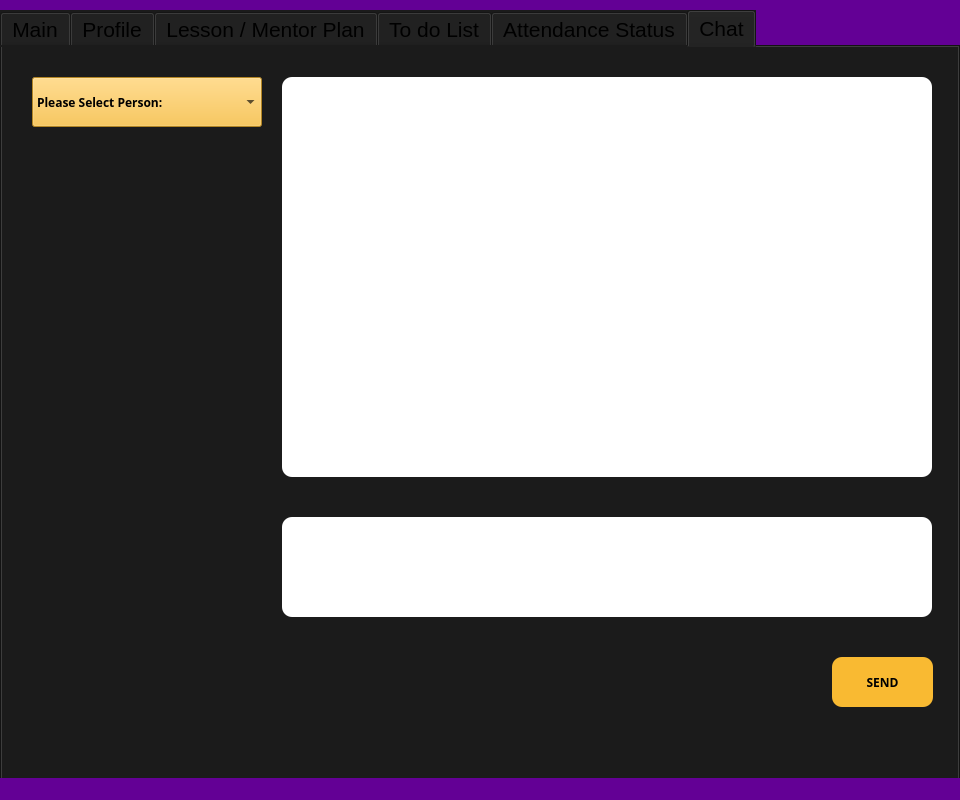
<?xml version="1.0" encoding="UTF-8"?>
<ui version="4.0">
 <class>MainWindow</class>
 <widget class="QMainWindow" name="MainWindow">
  <property name="geometry">
   <rect>
    <x>0</x>
    <y>0</y>
    <width>960</width>
    <height>800</height>
   </rect>
  </property>
  <property name="minimumSize">
   <size>
    <width>960</width>
    <height>800</height>
   </size>
  </property>
  <property name="maximumSize">
   <size>
    <width>960</width>
    <height>800</height>
   </size>
  </property>
  <property name="windowTitle">
   <string>MainWindow</string>
  </property>
  <property name="styleSheet">
   <string notr="true">background-color: rgb(99, 0, 149);
</string>
  </property>
  <property name="toolButtonStyle">
   <enum>Qt::ToolButtonIconOnly</enum>
  </property>
  <widget class="QWidget" name="centralwidget">
   <widget class="QTabWidget" name="tabWidget">
    <property name="geometry">
     <rect>
      <x>0</x>
      <y>10</y>
      <width>960</width>
      <height>950</height>
     </rect>
    </property>
    <property name="minimumSize">
     <size>
      <width>960</width>
      <height>950</height>
     </size>
    </property>
    <property name="maximumSize">
     <size>
      <width>960</width>
      <height>950</height>
     </size>
    </property>
    <property name="font">
     <font>
      <pointsize>16</pointsize>
     </font>
    </property>
    <property name="styleSheet">
     <string notr="true">background-color: rgb(27, 27, 27);
selection-color: rgb(246, 184, 49);</string>
    </property>
    <property name="currentIndex">
     <number>5</number>
    </property>
    <widget class="QWidget" name="student_main">
     <attribute name="title">
      <string>Main</string>
     </attribute>
     <widget class="QLabel" name="student_main_name">
      <property name="geometry">
       <rect>
        <x>30</x>
        <y>30</y>
        <width>401</width>
        <height>50</height>
       </rect>
      </property>
      <property name="minimumSize">
       <size>
        <width>250</width>
        <height>50</height>
       </size>
      </property>
      <property name="font">
       <font>
        <family>Arial Black</family>
        <pointsize>16</pointsize>
        <weight>75</weight>
        <bold>true</bold>
       </font>
      </property>
      <property name="styleSheet">
       <string notr="true">background-color: rgb(27, 27, 27);
color: rgb(255, 255, 255);
</string>
      </property>
      <property name="text">
       <string>HOŞGELDİN AHMET</string>
      </property>
     </widget>
     <widget class="QLabel" name="student_main_date">
      <property name="geometry">
       <rect>
        <x>650</x>
        <y>30</y>
        <width>250</width>
        <height>50</height>
       </rect>
      </property>
      <property name="minimumSize">
       <size>
        <width>250</width>
        <height>50</height>
       </size>
      </property>
      <property name="font">
       <font>
        <family>Arial Black</family>
        <pointsize>16</pointsize>
        <weight>75</weight>
        <bold>true</bold>
       </font>
      </property>
      <property name="styleSheet">
       <string notr="true">background-color: rgb(27, 27, 27);
color: rgb(255, 255, 255);
</string>
      </property>
      <property name="text">
       <string>26/12/2023</string>
      </property>
     </widget>
     <widget class="QLabel" name="label_main_announcements">
      <property name="geometry">
       <rect>
        <x>10</x>
        <y>250</y>
        <width>200</width>
        <height>40</height>
       </rect>
      </property>
      <property name="minimumSize">
       <size>
        <width>200</width>
        <height>40</height>
       </size>
      </property>
      <property name="font">
       <font>
        <family>Comic Sans MS</family>
        <pointsize>14</pointsize>
       </font>
      </property>
      <property name="styleSheet">
       <string notr="true">background-color: rgb(246, 184, 49);
border-radius: 10px;</string>
      </property>
      <property name="text">
       <string>Announcements</string>
      </property>
     </widget>
     <widget class="QTextBrowser" name="announcements_textBrowser">
      <property name="geometry">
       <rect>
        <x>220</x>
        <y>240</y>
        <width>721</width>
        <height>71</height>
       </rect>
      </property>
      <property name="styleSheet">
       <string notr="true">background-color: rgb(27, 27, 27);
color: rgb(255, 255, 255);
border-radius: 10px;</string>
      </property>
      <property name="frameShape">
       <enum>QFrame::NoFrame</enum>
      </property>
     </widget>
    </widget>
    <widget class="QWidget" name="student_profile">
     <property name="font">
      <font>
       <pointsize>17</pointsize>
      </font>
     </property>
     <attribute name="title">
      <string>Profile</string>
     </attribute>
     <widget class="QLabel" name="label_profile_name">
      <property name="geometry">
       <rect>
        <x>40</x>
        <y>39</y>
        <width>250</width>
        <height>50</height>
       </rect>
      </property>
      <property name="minimumSize">
       <size>
        <width>250</width>
        <height>50</height>
       </size>
      </property>
      <property name="maximumSize">
       <size>
        <width>250</width>
        <height>50</height>
       </size>
      </property>
      <property name="font">
       <font>
        <family>Comic Sans MS</family>
        <pointsize>16</pointsize>
        <weight>75</weight>
        <bold>true</bold>
       </font>
      </property>
      <property name="styleSheet">
       <string notr="true">background-color: rgb(255, 255, 255);
color: rgb(0, 0, 0);</string>
      </property>
      <property name="text">
       <string>Name :</string>
      </property>
     </widget>
     <widget class="QLabel" name="label_profile_surname">
      <property name="geometry">
       <rect>
        <x>40</x>
        <y>100</y>
        <width>250</width>
        <height>50</height>
       </rect>
      </property>
      <property name="minimumSize">
       <size>
        <width>250</width>
        <height>50</height>
       </size>
      </property>
      <property name="maximumSize">
       <size>
        <width>250</width>
        <height>50</height>
       </size>
      </property>
      <property name="font">
       <font>
        <family>Comic Sans MS</family>
        <pointsize>16</pointsize>
        <weight>75</weight>
        <bold>true</bold>
       </font>
      </property>
      <property name="styleSheet">
       <string notr="true">background-color: rgb(255, 255, 255);
color: rgb(0, 0, 0);</string>
      </property>
      <property name="text">
       <string>Surname :</string>
      </property>
     </widget>
     <widget class="QLabel" name="label_profile_birth">
      <property name="geometry">
       <rect>
        <x>40</x>
        <y>160</y>
        <width>250</width>
        <height>50</height>
       </rect>
      </property>
      <property name="minimumSize">
       <size>
        <width>250</width>
        <height>50</height>
       </size>
      </property>
      <property name="maximumSize">
       <size>
        <width>250</width>
        <height>50</height>
       </size>
      </property>
      <property name="font">
       <font>
        <family>Comic Sans MS</family>
        <pointsize>16</pointsize>
        <weight>75</weight>
        <bold>true</bold>
       </font>
      </property>
      <property name="styleSheet">
       <string notr="true">background-color: rgb(255, 255, 255);
color: rgb(0, 0, 0);</string>
      </property>
      <property name="text">
       <string>Date of Birth :</string>
      </property>
     </widget>
     <widget class="QLabel" name="label_profile_mail">
      <property name="geometry">
       <rect>
        <x>40</x>
        <y>220</y>
        <width>250</width>
        <height>50</height>
       </rect>
      </property>
      <property name="minimumSize">
       <size>
        <width>250</width>
        <height>50</height>
       </size>
      </property>
      <property name="maximumSize">
       <size>
        <width>250</width>
        <height>50</height>
       </size>
      </property>
      <property name="font">
       <font>
        <family>Comic Sans MS</family>
        <pointsize>16</pointsize>
        <weight>75</weight>
        <bold>true</bold>
       </font>
      </property>
      <property name="styleSheet">
       <string notr="true">background-color: rgb(255, 255, 255);
color: rgb(0, 0, 0);</string>
      </property>
      <property name="text">
       <string>E-Mail :</string>
      </property>
     </widget>
     <widget class="QLabel" name="label_profile_city">
      <property name="geometry">
       <rect>
        <x>40</x>
        <y>280</y>
        <width>250</width>
        <height>50</height>
       </rect>
      </property>
      <property name="minimumSize">
       <size>
        <width>250</width>
        <height>50</height>
       </size>
      </property>
      <property name="maximumSize">
       <size>
        <width>250</width>
        <height>50</height>
       </size>
      </property>
      <property name="font">
       <font>
        <pointsize>16</pointsize>
        <weight>75</weight>
        <bold>true</bold>
       </font>
      </property>
      <property name="styleSheet">
       <string notr="true">color: rgb(0, 0, 0);
background-color: rgb(255, 255, 255);</string>
      </property>
      <property name="text">
       <string>City :</string>
      </property>
     </widget>
     <widget class="QLabel" name="label_profile_tel">
      <property name="geometry">
       <rect>
        <x>40</x>
        <y>340</y>
        <width>250</width>
        <height>50</height>
       </rect>
      </property>
      <property name="minimumSize">
       <size>
        <width>250</width>
        <height>50</height>
       </size>
      </property>
      <property name="maximumSize">
       <size>
        <width>250</width>
        <height>50</height>
       </size>
      </property>
      <property name="font">
       <font>
        <family>Comic Sans MS</family>
        <pointsize>16</pointsize>
        <weight>75</weight>
        <bold>true</bold>
       </font>
      </property>
      <property name="styleSheet">
       <string notr="true">background-color: rgb(255, 255, 255);
color: rgb(0, 0, 0);</string>
      </property>
      <property name="text">
       <string>Tel :</string>
      </property>
     </widget>
     <widget class="QTextEdit" name="student_profil_name_edit">
      <property name="geometry">
       <rect>
        <x>400</x>
        <y>40</y>
        <width>450</width>
        <height>50</height>
       </rect>
      </property>
      <property name="minimumSize">
       <size>
        <width>450</width>
        <height>50</height>
       </size>
      </property>
      <property name="maximumSize">
       <size>
        <width>450</width>
        <height>50</height>
       </size>
      </property>
      <property name="font">
       <font>
        <family>Comic Sans MS</family>
        <pointsize>16</pointsize>
        <weight>75</weight>
        <bold>true</bold>
       </font>
      </property>
      <property name="styleSheet">
       <string notr="true">
background-color: rgb(255, 255, 255);
color: rgb(0, 0, 0);</string>
      </property>
      <property name="readOnly">
       <bool>true</bool>
      </property>
      <property name="overwriteMode">
       <bool>false</bool>
      </property>
     </widget>
     <widget class="QTextEdit" name="student_profil_surname_edit">
      <property name="geometry">
       <rect>
        <x>400</x>
        <y>100</y>
        <width>450</width>
        <height>50</height>
       </rect>
      </property>
      <property name="minimumSize">
       <size>
        <width>450</width>
        <height>50</height>
       </size>
      </property>
      <property name="maximumSize">
       <size>
        <width>450</width>
        <height>50</height>
       </size>
      </property>
      <property name="font">
       <font>
        <family>Comic Sans MS</family>
        <pointsize>16</pointsize>
        <weight>75</weight>
        <bold>true</bold>
       </font>
      </property>
      <property name="styleSheet">
       <string notr="true">background-color: rgb(255, 255, 255);
color: rgb(0, 0, 0);</string>
      </property>
      <property name="readOnly">
       <bool>true</bool>
      </property>
      <property name="overwriteMode">
       <bool>false</bool>
      </property>
     </widget>
     <widget class="QTextEdit" name="student_profil_birth_edit">
      <property name="geometry">
       <rect>
        <x>400</x>
        <y>160</y>
        <width>450</width>
        <height>50</height>
       </rect>
      </property>
      <property name="minimumSize">
       <size>
        <width>450</width>
        <height>50</height>
       </size>
      </property>
      <property name="maximumSize">
       <size>
        <width>450</width>
        <height>50</height>
       </size>
      </property>
      <property name="font">
       <font>
        <family>Comic Sans MS</family>
        <pointsize>16</pointsize>
        <weight>75</weight>
        <bold>true</bold>
       </font>
      </property>
      <property name="styleSheet">
       <string notr="true">background-color: rgb(255, 255, 255);
color: rgb(0, 0, 0);</string>
      </property>
      <property name="readOnly">
       <bool>true</bool>
      </property>
      <property name="overwriteMode">
       <bool>false</bool>
      </property>
     </widget>
     <widget class="QTextEdit" name="student_profil_mail_edit">
      <property name="geometry">
       <rect>
        <x>400</x>
        <y>220</y>
        <width>450</width>
        <height>50</height>
       </rect>
      </property>
      <property name="minimumSize">
       <size>
        <width>450</width>
        <height>50</height>
       </size>
      </property>
      <property name="maximumSize">
       <size>
        <width>450</width>
        <height>50</height>
       </size>
      </property>
      <property name="font">
       <font>
        <family>Comic Sans MS</family>
        <pointsize>16</pointsize>
        <weight>75</weight>
        <bold>true</bold>
       </font>
      </property>
      <property name="styleSheet">
       <string notr="true">background-color: rgb(255, 255, 255);
color: rgb(0, 0, 0);</string>
      </property>
      <property name="readOnly">
       <bool>true</bool>
      </property>
      <property name="overwriteMode">
       <bool>false</bool>
      </property>
     </widget>
     <widget class="QTextEdit" name="student_profil_city_edit">
      <property name="geometry">
       <rect>
        <x>400</x>
        <y>280</y>
        <width>450</width>
        <height>50</height>
       </rect>
      </property>
      <property name="minimumSize">
       <size>
        <width>450</width>
        <height>50</height>
       </size>
      </property>
      <property name="maximumSize">
       <size>
        <width>450</width>
        <height>50</height>
       </size>
      </property>
      <property name="font">
       <font>
        <family>Comic Sans MS</family>
        <pointsize>16</pointsize>
        <weight>75</weight>
        <bold>true</bold>
       </font>
      </property>
      <property name="styleSheet">
       <string notr="true">background-color: rgb(255, 255, 255);
color: rgb(0, 0, 0);</string>
      </property>
      <property name="readOnly">
       <bool>false</bool>
      </property>
      <property name="overwriteMode">
       <bool>false</bool>
      </property>
     </widget>
     <widget class="QTextEdit" name="student_profil_tel_edit">
      <property name="geometry">
       <rect>
        <x>400</x>
        <y>340</y>
        <width>450</width>
        <height>50</height>
       </rect>
      </property>
      <property name="minimumSize">
       <size>
        <width>450</width>
        <height>50</height>
       </size>
      </property>
      <property name="maximumSize">
       <size>
        <width>450</width>
        <height>50</height>
       </size>
      </property>
      <property name="font">
       <font>
        <family>Comic Sans MS</family>
        <pointsize>16</pointsize>
        <weight>75</weight>
        <bold>true</bold>
       </font>
      </property>
      <property name="styleSheet">
       <string notr="true">background-color: rgb(255, 255, 255);
color: rgb(0, 0, 0);</string>
      </property>
      <property name="readOnly">
       <bool>false</bool>
      </property>
      <property name="overwriteMode">
       <bool>false</bool>
      </property>
     </widget>
     <widget class="QPushButton" name="update_information_Button">
      <property name="geometry">
       <rect>
        <x>580</x>
        <y>420</y>
        <width>270</width>
        <height>50</height>
       </rect>
      </property>
      <property name="minimumSize">
       <size>
        <width>270</width>
        <height>50</height>
       </size>
      </property>
      <property name="maximumSize">
       <size>
        <width>270</width>
        <height>50</height>
       </size>
      </property>
      <property name="font">
       <font>
        <family>Comic Sans MS</family>
        <pointsize>16</pointsize>
        <weight>75</weight>
        <bold>true</bold>
       </font>
      </property>
      <property name="styleSheet">
       <string notr="true">background-color: rgb(246, 184, 49);
color: rgb(0, 0, 0);</string>
      </property>
      <property name="text">
       <string>Update Information</string>
      </property>
     </widget>
    </widget>
    <widget class="QWidget" name="student_plan">
     <attribute name="title">
      <string>Lesson / Mentor Plan</string>
     </attribute>
     <widget class="QLabel" name="label_plan_lesson">
      <property name="geometry">
       <rect>
        <x>20</x>
        <y>30</y>
        <width>300</width>
        <height>50</height>
       </rect>
      </property>
      <property name="minimumSize">
       <size>
        <width>300</width>
        <height>50</height>
       </size>
      </property>
      <property name="maximumSize">
       <size>
        <width>300</width>
        <height>50</height>
       </size>
      </property>
      <property name="font">
       <font>
        <family>Comic Sans MS</family>
        <pointsize>16</pointsize>
        <weight>75</weight>
        <bold>true</bold>
       </font>
      </property>
      <property name="styleSheet">
       <string notr="true">background-color: rgb(246, 184, 49);
color: rgb(0, 0, 0);</string>
      </property>
      <property name="text">
       <string>Lesson Plan</string>
      </property>
     </widget>
     <widget class="QLabel" name="label_plan_mentor">
      <property name="geometry">
       <rect>
        <x>480</x>
        <y>30</y>
        <width>300</width>
        <height>50</height>
       </rect>
      </property>
      <property name="minimumSize">
       <size>
        <width>300</width>
        <height>50</height>
       </size>
      </property>
      <property name="maximumSize">
       <size>
        <width>300</width>
        <height>50</height>
       </size>
      </property>
      <property name="font">
       <font>
        <family>Comic Sans MS</family>
        <pointsize>16</pointsize>
        <weight>75</weight>
        <bold>true</bold>
       </font>
      </property>
      <property name="styleSheet">
       <string notr="true">background-color: rgb(246, 184, 49);
color: rgb(0, 0, 0);</string>
      </property>
      <property name="text">
       <string>Mentor Meeting Plan</string>
      </property>
     </widget>
     <widget class="QTableWidget" name="student_plan_lesson_list">
      <property name="geometry">
       <rect>
        <x>20</x>
        <y>90</y>
        <width>450</width>
        <height>350</height>
       </rect>
      </property>
      <property name="minimumSize">
       <size>
        <width>450</width>
        <height>350</height>
       </size>
      </property>
      <property name="maximumSize">
       <size>
        <width>450</width>
        <height>500</height>
       </size>
      </property>
      <property name="font">
       <font>
        <family>Comic Sans MS</family>
        <pointsize>10</pointsize>
       </font>
      </property>
      <property name="styleSheet">
       <string notr="true">
background-color: rgb(255, 255, 255);
color: rgb(0, 0, 0);</string>
      </property>
     </widget>
     <widget class="QTableWidget" name="student_plan_mentor_list">
      <property name="geometry">
       <rect>
        <x>480</x>
        <y>90</y>
        <width>450</width>
        <height>350</height>
       </rect>
      </property>
      <property name="minimumSize">
       <size>
        <width>450</width>
        <height>350</height>
       </size>
      </property>
      <property name="maximumSize">
       <size>
        <width>450</width>
        <height>500</height>
       </size>
      </property>
      <property name="font">
       <font>
        <family>Comic Sans MS</family>
        <pointsize>10</pointsize>
       </font>
      </property>
      <property name="styleSheet">
       <string notr="true">
background-color: rgb(255, 255, 255);
color: rgb(0, 0, 0);</string>
      </property>
     </widget>
     <widget class="QPushButton" name="lesson_attendance">
      <property name="geometry">
       <rect>
        <x>90</x>
        <y>490</y>
        <width>270</width>
        <height>50</height>
       </rect>
      </property>
      <property name="minimumSize">
       <size>
        <width>270</width>
        <height>50</height>
       </size>
      </property>
      <property name="maximumSize">
       <size>
        <width>270</width>
        <height>50</height>
       </size>
      </property>
      <property name="font">
       <font>
        <family>Comic Sans MS</family>
        <pointsize>16</pointsize>
        <weight>75</weight>
        <bold>true</bold>
       </font>
      </property>
      <property name="styleSheet">
       <string notr="true">background-color: rgb(246, 184, 49);
color: rgb(0, 0, 0);</string>
      </property>
      <property name="text">
       <string>Lesson Attendance</string>
      </property>
     </widget>
     <widget class="QPushButton" name="mentor_attendance">
      <property name="geometry">
       <rect>
        <x>580</x>
        <y>490</y>
        <width>270</width>
        <height>50</height>
       </rect>
      </property>
      <property name="minimumSize">
       <size>
        <width>270</width>
        <height>50</height>
       </size>
      </property>
      <property name="maximumSize">
       <size>
        <width>270</width>
        <height>50</height>
       </size>
      </property>
      <property name="font">
       <font>
        <family>Comic Sans MS</family>
        <pointsize>16</pointsize>
        <weight>75</weight>
        <bold>true</bold>
       </font>
      </property>
      <property name="styleSheet">
       <string notr="true">background-color: rgb(246, 184, 49);
color: rgb(0, 0, 0);</string>
      </property>
      <property name="text">
       <string>Mentor Attendance</string>
      </property>
     </widget>
    </widget>
    <widget class="QWidget" name="student_to_do">
     <attribute name="title">
      <string>To do List</string>
     </attribute>
     <widget class="QTableWidget" name="tasks_tableWidget">
      <property name="geometry">
       <rect>
        <x>40</x>
        <y>60</y>
        <width>850</width>
        <height>500</height>
       </rect>
      </property>
      <property name="minimumSize">
       <size>
        <width>850</width>
        <height>500</height>
       </size>
      </property>
      <property name="maximumSize">
       <size>
        <width>700</width>
        <height>500</height>
       </size>
      </property>
      <property name="font">
       <font>
        <family>Comic Sans MS</family>
        <pointsize>12</pointsize>
       </font>
      </property>
      <property name="styleSheet">
       <string notr="true">background-color: rgb(246, 184, 49);
color: rgb(0, 0, 0);</string>
      </property>
     </widget>
    </widget>
    <widget class="QWidget" name="student_attendance">
     <attribute name="title">
      <string>Attendance Status</string>
     </attribute>
     <widget class="QLabel" name="label_lesson_status">
      <property name="geometry">
       <rect>
        <x>20</x>
        <y>30</y>
        <width>400</width>
        <height>50</height>
       </rect>
      </property>
      <property name="minimumSize">
       <size>
        <width>400</width>
        <height>50</height>
       </size>
      </property>
      <property name="maximumSize">
       <size>
        <width>400</width>
        <height>50</height>
       </size>
      </property>
      <property name="font">
       <font>
        <family>Comic Sans MS</family>
        <pointsize>16</pointsize>
        <weight>75</weight>
        <bold>true</bold>
       </font>
      </property>
      <property name="styleSheet">
       <string notr="true">background-color: rgb(246, 184, 49);
color: rgb(0, 0, 0);</string>
      </property>
      <property name="text">
       <string>Lesson Attendance Status</string>
      </property>
     </widget>
     <widget class="QTextEdit" name="student_attendance_lesson_list">
      <property name="geometry">
       <rect>
        <x>20</x>
        <y>90</y>
        <width>450</width>
        <height>500</height>
       </rect>
      </property>
      <property name="minimumSize">
       <size>
        <width>450</width>
        <height>500</height>
       </size>
      </property>
      <property name="maximumSize">
       <size>
        <width>450</width>
        <height>500</height>
       </size>
      </property>
      <property name="font">
       <font>
        <family>Comic Sans MS</family>
        <pointsize>10</pointsize>
       </font>
      </property>
      <property name="styleSheet">
       <string notr="true">background-color: rgb(255, 255, 255);
color: rgb(0, 0, 0);</string>
      </property>
     </widget>
     <widget class="QLabel" name="label_mentor_status">
      <property name="geometry">
       <rect>
        <x>480</x>
        <y>30</y>
        <width>470</width>
        <height>50</height>
       </rect>
      </property>
      <property name="minimumSize">
       <size>
        <width>470</width>
        <height>50</height>
       </size>
      </property>
      <property name="maximumSize">
       <size>
        <width>470</width>
        <height>16777215</height>
       </size>
      </property>
      <property name="font">
       <font>
        <family>Comic Sans MS</family>
        <pointsize>16</pointsize>
        <weight>75</weight>
        <bold>true</bold>
       </font>
      </property>
      <property name="styleSheet">
       <string notr="true">background-color: rgb(246, 184, 49);
color: rgb(0, 0, 0);</string>
      </property>
      <property name="text">
       <string>Mentor Meeting Attendance Status</string>
      </property>
     </widget>
     <widget class="QTextEdit" name="student_attendance_mentor_list">
      <property name="geometry">
       <rect>
        <x>480</x>
        <y>90</y>
        <width>450</width>
        <height>500</height>
       </rect>
      </property>
      <property name="minimumSize">
       <size>
        <width>450</width>
        <height>500</height>
       </size>
      </property>
      <property name="maximumSize">
       <size>
        <width>450</width>
        <height>500</height>
       </size>
      </property>
      <property name="font">
       <font>
        <family>Comic Sans MS</family>
        <pointsize>10</pointsize>
       </font>
      </property>
      <property name="styleSheet">
       <string notr="true">background-color: rgb(255, 255, 255);
color: rgb(0, 0, 0);</string>
      </property>
     </widget>
    </widget>
    <widget class="QWidget" name="student_dance">
     <attribute name="title">
      <string>Chat</string>
     </attribute>
     <widget class="QComboBox" name="chat_list">
      <property name="geometry">
       <rect>
        <x>30</x>
        <y>30</y>
        <width>230</width>
        <height>50</height>
       </rect>
      </property>
      <property name="minimumSize">
       <size>
        <width>230</width>
        <height>50</height>
       </size>
      </property>
      <property name="font">
       <font>
        <family>Arial Black</family>
        <pointsize>9</pointsize>
        <weight>75</weight>
        <bold>true</bold>
       </font>
      </property>
      <property name="styleSheet">
       <string notr="true">background-color: rgb(249, 186, 50);
color: rgb(0, 0, 0);</string>
      </property>
      <item>
       <property name="text">
        <string>Please Select Person:</string>
       </property>
      </item>
      <item>
       <property name="text">
        <string>None</string>
       </property>
      </item>
      <item>
       <property name="text">
        <string>None</string>
       </property>
      </item>
      <item>
       <property name="text">
        <string>None</string>
       </property>
      </item>
      <item>
       <property name="text">
        <string>None</string>
       </property>
      </item>
      <item>
       <property name="text">
        <string>None</string>
       </property>
      </item>
      <item>
       <property name="text">
        <string>None</string>
       </property>
      </item>
      <item>
       <property name="text">
        <string>None</string>
       </property>
      </item>
      <item>
       <property name="text">
        <string>None</string>
       </property>
      </item>
      <item>
       <property name="text">
        <string>None</string>
       </property>
      </item>
      <item>
       <property name="text">
        <string>None</string>
       </property>
      </item>
     </widget>
     <widget class="QTextEdit" name="student_chat_message_panel">
      <property name="geometry">
       <rect>
        <x>280</x>
        <y>30</y>
        <width>650</width>
        <height>400</height>
       </rect>
      </property>
      <property name="minimumSize">
       <size>
        <width>650</width>
        <height>400</height>
       </size>
      </property>
      <property name="maximumSize">
       <size>
        <width>650</width>
        <height>400</height>
       </size>
      </property>
      <property name="font">
       <font>
        <family>Comic Sans MS</family>
       </font>
      </property>
      <property name="styleSheet">
       <string notr="true">background-color: rgb(255, 255, 255);
color: rgb(0, 0, 0);
border-radius: 10px;</string>
      </property>
     </widget>
     <widget class="QTextEdit" name="student_chat_message">
      <property name="geometry">
       <rect>
        <x>280</x>
        <y>470</y>
        <width>650</width>
        <height>100</height>
       </rect>
      </property>
      <property name="minimumSize">
       <size>
        <width>650</width>
        <height>100</height>
       </size>
      </property>
      <property name="maximumSize">
       <size>
        <width>650</width>
        <height>100</height>
       </size>
      </property>
      <property name="font">
       <font>
        <family>Comic Sans MS</family>
       </font>
      </property>
      <property name="styleSheet">
       <string notr="true">background-color: rgb(255, 255, 255);
color: rgb(0, 0, 0);
border-radius: 10px;</string>
      </property>
     </widget>
     <widget class="QPushButton" name="student_chat_send_button">
      <property name="geometry">
       <rect>
        <x>830</x>
        <y>610</y>
        <width>101</width>
        <height>50</height>
       </rect>
      </property>
      <property name="minimumSize">
       <size>
        <width>50</width>
        <height>50</height>
       </size>
      </property>
      <property name="maximumSize">
       <size>
        <width>200</width>
        <height>100</height>
       </size>
      </property>
      <property name="font">
       <font>
        <family>Arial Black</family>
        <pointsize>9</pointsize>
        <weight>75</weight>
        <bold>true</bold>
       </font>
      </property>
      <property name="styleSheet">
       <string notr="true">background-color: rgb(249, 186, 50);
color: rgb(0, 0, 0);
border-radius: 10px;</string>
      </property>
      <property name="text">
       <string>SEND</string>
      </property>
     </widget>
    </widget>
   </widget>
  </widget>
  <widget class="QStatusBar" name="statusbar"/>
 </widget>
 <resources/>
 <connections/>
</ui>
